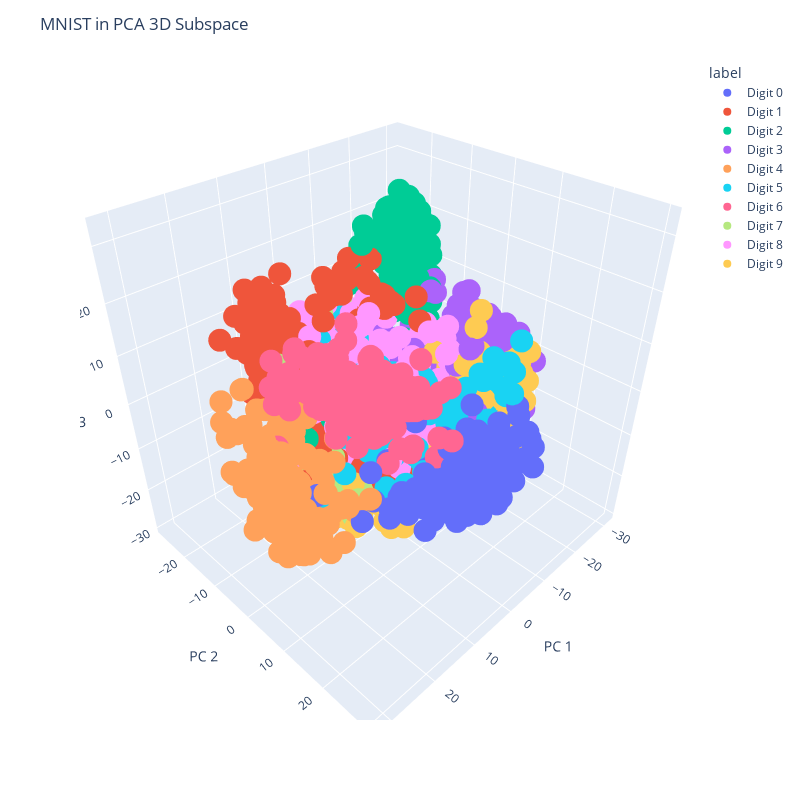

The notebook cell saved with this chart:
### Markdown cell above
## Plotting in 3D with first 3 Components

If we select a subspace size of 3 here is what the data looks like

### Code cell
def plot_if_only_three_dim(X, y) :
    if X.shape[1] == 3 :
        mnist_labels = [f'Digit {i}' for i in y ]
        cols = {'PC 1' : X[:,0], 'PC 2' : X[:,1],'PC 3' : X[:,2], 'label' : mnist_labels}

        df = pd.DataFrame(data=cols)

        fig = px.scatter_3d(df, x='PC 1', y='PC 2', z='PC 3',
                   color='label', size_max=0.00001)
        fig.update_layout(dict1={"title" : {"text": "MNIST in PCA 3D Subspace"},
                         "width" : 800, "height" : 800})                    
        fig.show()
        
    else :
        print("Not plotting because subspace is not 3D")
    pass

plot_if_only_three_dim(Xs, y)

### Figure 1 — Plotly figure (JSON) as saved in the notebook; plotly's stock layout.template omitted (floating-point values rounded to 4 significant figures; data arrays with more than 128 entries replaced by an {"elided": "..."} marker saying what was removed)
{"data": [{"hovertemplate": "label=Digit 0<br>PC 1=%{x}<br>PC 2=%{y}<br>PC 3=%{z}<extra></extra>", "legendgroup": "Digit 0", "marker": {"color": "#636efa", "symbol": "circle"}, "mode": "markers", "name": "Digit 0", "scene": "scene", "showlegend": true, "x": {"elided": "178 float values"}, "y": {"elided": "178 float values"}, "z": {"elided": "178 float values"}, "type": "scatter3d"}, {"hovertemplate": "label=Digit 1<br>PC 1=%{x}<br>PC 2=%{y}<br>PC 3=%{z}<extra></extra>", "legendgroup": "Digit 1", "marker": {"color": "#EF553B", "symbol": "circle"}, "mode": "markers", "name": "Digit 1", "scene": "scene", "showlegend": true, "x": {"elided": "182 float values"}, "y": {"elided": "182 float values"}, "z": {"elided": "182 float values"}, "type": "scatter3d"}, {"hovertemplate": "label=Digit 2<br>PC 1=%{x}<br>PC 2=%{y}<br>PC 3=%{z}<extra></extra>", "legendgroup": "Digit 2", "marker": {"color": "#00cc96", "symbol": "circle"}, "mode": "markers", "name": "Digit 2", "scene": "scene", "showlegend": true, "x": {"elided": "177 float values"}, "y": {"elided": "177 float values"}, "z": {"elided": "177 float values"}, "type": "scatter3d"}, {"hovertemplate": "label=Digit 3<br>PC 1=%{x}<br>PC 2=%{y}<br>PC 3=%{z}<extra></extra>", "legendgroup": "Digit 3", "marker": {"color": "#ab63fa", "symbol": "circle"}, "mode": "markers", "name": "Digit 3", "scene": "scene", "showlegend": true, "x": {"elided": "183 float values"}, "y": {"elided": "183 float values"}, "z": {"elided": "183 float values"}, "type": "scatter3d"}, {"hovertemplate": "label=Digit 4<br>PC 1=%{x}<br>PC 2=%{y}<br>PC 3=%{z}<extra></extra>", "legendgroup": "Digit 4", "marker": {"color": "#FFA15A", "symbol": "circle"}, "mode": "markers", "name": "Digit 4", "scene": "scene", "showlegend": true, "x": {"elided": "181 float values"}, "y": {"elided": "181 float values"}, "z": {"elided": "181 float values"}, "type": "scatter3d"}, {"hovertemplate": "label=Digit 5<br>PC 1=%{x}<br>PC 2=%{y}<br>PC 3=%{z}<extra></extra>", "legendgroup": "Digit 5", "marker": {"color": "#19d3f3", "symbol": "circle"}, "mode": "markers", "name": "Digit 5", "scene": "scene", "showlegend": true, "x": {"elided": "182 float values"}, "y": {"elided": "182 float values"}, "z": {"elided": "182 float values"}, "type": "scatter3d"}, {"hovertemplate": "label=Digit 6<br>PC 1=%{x}<br>PC 2=%{y}<br>PC 3=%{z}<extra></extra>", "legendgroup": "Digit 6", "marker": {"color": "#FF6692", "symbol": "circle"}, "mode": "markers", "name": "Digit 6", "scene": "scene", "showlegend": true, "x": {"elided": "181 float values"}, "y": {"elided": "181 float values"}, "z": {"elided": "181 float values"}, "type": "scatter3d"}, {"hovertemplate": "label=Digit 7<br>PC 1=%{x}<br>PC 2=%{y}<br>PC 3=%{z}<extra></extra>", "legendgroup": "Digit 7", "marker": {"color": "#B6E880", "symbol": "circle"}, "mode": "markers", "name": "Digit 7", "scene": "scene", "showlegend": true, "x": {"elided": "179 float values"}, "y": {"elided": "179 float values"}, "z": {"elided": "179 float values"}, "type": "scatter3d"}, {"hovertemplate": "label=Digit 8<br>PC 1=%{x}<br>PC 2=%{y}<br>PC 3=%{z}<extra></extra>", "legendgroup": "Digit 8", "marker": {"color": "#FF97FF", "symbol": "circle"}, "mode": "markers", "name": "Digit 8", "scene": "scene", "showlegend": true, "x": {"elided": "174 float values"}, "y": {"elided": "174 float values"}, "z": {"elided": "174 float values"}, "type": "scatter3d"}, {"hovertemplate": "label=Digit 9<br>PC 1=%{x}<br>PC 2=%{y}<br>PC 3=%{z}<extra></extra>", "legendgroup": "Digit 9", "marker": {"color": "#FECB52", "symbol": "circle"}, "mode": "markers", "name": "Digit 9", "scene": "scene", "showlegend": true, "x": {"elided": "180 float values"}, "y": {"elided": "180 float values"}, "z": {"elided": "180 float values"}, "type": "scatter3d"}], "layout": {"scene": {"domain": {"x": [0.0, 1.0], "y": [0.0, 1.0]}, "xaxis": {"title": {"text": "PC 1"}}, "yaxis": {"title": {"text": "PC 2"}}, "zaxis": {"title": {"text": "PC 3"}}}, "legend": {"title": {"text": "label"}, "tracegroupgap": 0}, "margin": {"t": 60}, "title": {"text": "MNIST in PCA 3D Subspace"}, "width": 800, "height": 800}}
